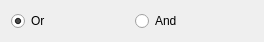
<?xml version="1.0" encoding="UTF-8"?>
<ui version="4.0">
 <class>OrAnd</class>
 <widget class="QWidget" name="OrAnd">
  <property name="geometry">
   <rect>
    <x>0</x>
    <y>0</y>
    <width>264</width>
    <height>40</height>
   </rect>
  </property>
  <property name="windowTitle">
   <string>Form</string>
  </property>
  <layout class="QHBoxLayout" name="horizontalLayout">
   <item>
    <widget class="QRadioButton" name="or_clause">
     <property name="text">
      <string>Or</string>
     </property>
     <property name="checked">
      <bool>true</bool>
     </property>
    </widget>
   </item>
   <item>
    <widget class="QRadioButton" name="and_clause">
     <property name="text">
      <string>And</string>
     </property>
    </widget>
   </item>
  </layout>
 </widget>
 <resources/>
 <connections/>
</ui>
